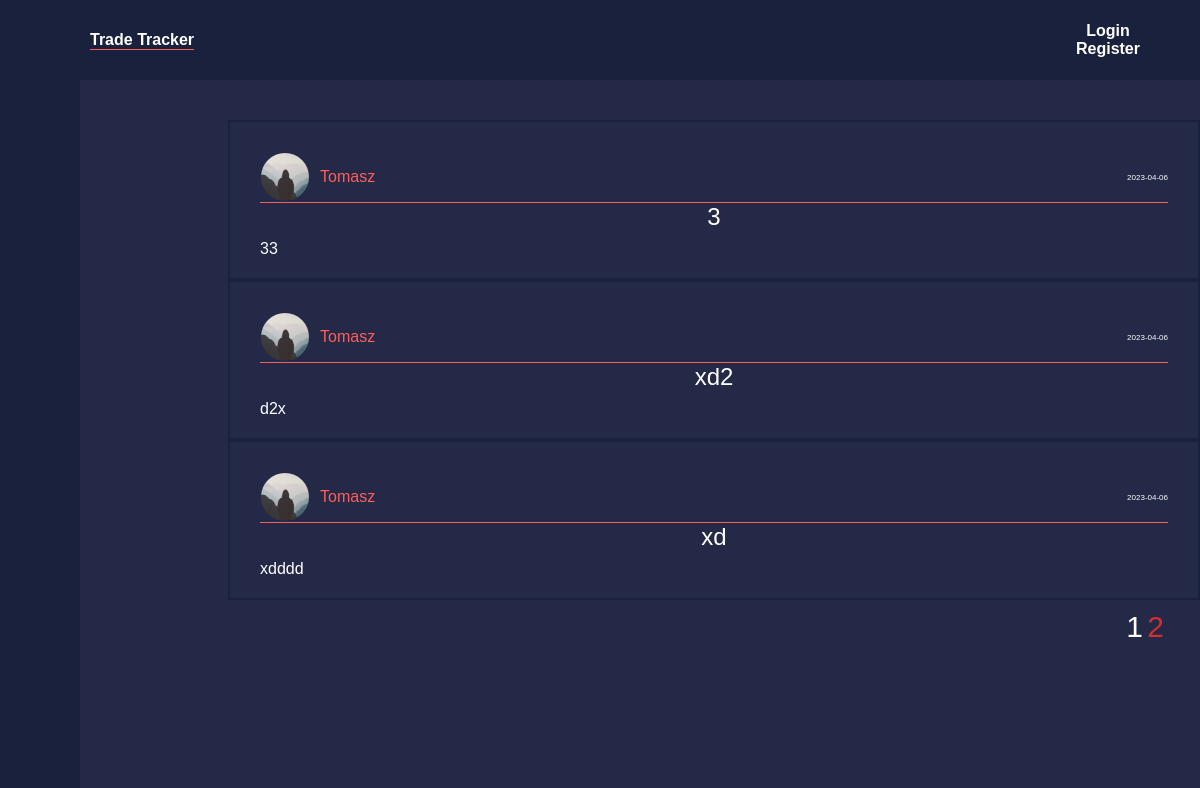
The page /home?page=2 on the database its author committed.
### tradetracker/models.py (models this page shows, shortened)
class Post(db.Model):
    id = db.Column(db.Integer, primary_key=True)
    title = db.Column(db.String(100), nullable=False)
    date_posted = db.Column(db.DateTime, nullable=False, default=datetime.utcnow)
    content = db.Column(db.Text, nullable=False)
    user_id = db.Column(db.Integer, db.ForeignKey('user.id'), nullable=False)

class User(db.Model, UserMixin):
    id = db.Column(db.Integer, primary_key=True)
    email = db.Column(db.String(20), unique=True, nullable=False)
    username = db.Column(db.String(120), unique=True, nullable=False)
    image_file = db.Column(db.String(20), nullable=False, default='default.jpg')
    password = db.Column(db.String(60), nullable=False)
    posts = db.relationship('Post', backref='author', lazy=True)

### tradetracker/main/routes.py (the view)
@main.route('/')
@main.route('/home')
def home():
        page = request.args.get('page', 1, type=int)
        posts = Post.query.order_by(Post.date_posted.desc()).paginate(page=page, per_page=3)
        return render_template('home.html',posts=posts)

### tradetracker/templates/home.html
{% extends "layout.html" %}
{% block content %}
    {% for post in posts.items %}
        <article class="media">
            <div class="media-body-posts">
                <div class="post-content">
                    <div class="article-head">
                        <div class="article-profile">
                            <img class="article-img" src="{{ url_for('static', filename='profile_pics/' + post.author.image_file) }}">
                            <a class="article-author" href="{{ url_for('users.user_posts', username=post.author.username) }}">{{ post.author.username}}</a>
                        </div>
                        <small class="article-date">{{ post.date_posted.strftime('%Y-%m-%d') }}</small>
                    </div>
                    <a class="article-title post-link" href="{{ url_for('posts.post', post_id=post.id ) }}"> {{ post.title }}</a>
                    <p class="article-content"> {{ post.content }}</p>
                </div>
            </div>
        </article>
    {% endfor %}
    <div class="page-container">
    {% for page_num in posts.iter_pages(left_edge=1, right_edge=1, left_current=1, right_current=2) %}
        {% if page_num %}
            {% if posts.page == page_num %}
                <a class="page_num" id="current_page" href="{{ url_for('main.home', page=page_num) }}">{{ page_num }}</a>
            {% else %}
                <a class="page_num" href="{{ url_for('main.home', page=page_num) }}">{{ page_num }}</a>
            {% endif %}
        {% else %}
            ...
        {% endif %}
    {% endfor %}
    </div>
{% endblock content %}

### tradetracker/static/main.css (style rules this page uses)
* { margin: 0; padding: 0; box-sizing: border-box; font-family: Verdana, Geneva, Tahoma, sans-serif; }
body { background-color: #232946; height: 100%; overflow: auto; }
.media { font-size: 25px; color: white; border: 2px solid #1A213D; }
.post-content { background-color: #232946; margin-top: 10px; padding: 20px; margin-left: 10px; margin-right: 10px; }
.article-head { display: flex; align-items: center; justify-content: space-between; font-size: 16px; border-bottom: 1px solid #FF5F5C; }
.article-img { width: 50px; height: 50px; border-radius: 100%; border: 1px solid #232946; }
.article-author { font-family: 'Franklin Gothic Medium', 'Arial Narrow', Arial, sans-serif; color: #FF5F5C; text-decoration: none; font-size: 16px; }
.article-profile { display: flex; align-items: center; gap: 10px; }
.article-date { font-size: 8px; margin-left: auto; }
.article-title { display: flex; transition: color 0.3s; text-decoration: none; font-size: 1.5rem; color: white; margin: auto; justify-content: center; }
.article-content { margin-top: 1%; font-size: 1rem; }
.page_num { font-size: 1rem; color: white; text-decoration: none; }
.page-container { float: right; margin-right: 3vw; margin-top: 10px; color: white; }
#current_page { color:#D32F2F; }
@media only screen and (min-width: 1000px) and (max-width: 1650px) { .page_num { font-size: 30px; } }

### rows shown on the page
Post: image_file (placeholder picture), author.username "Tomasz", date_posted "2023-04-06", title "3", content "33"
Post: image_file (placeholder picture), author.username "Tomasz", date_posted "2023-04-06", title "xd2", content "d2x"
Post: image_file (placeholder picture), author.username "Tomasz", date_posted "2023-04-06", title "xd", content "xdddd"

### other values the page prints
{{ page_num }} "1"
{{ page_num }} "2"
